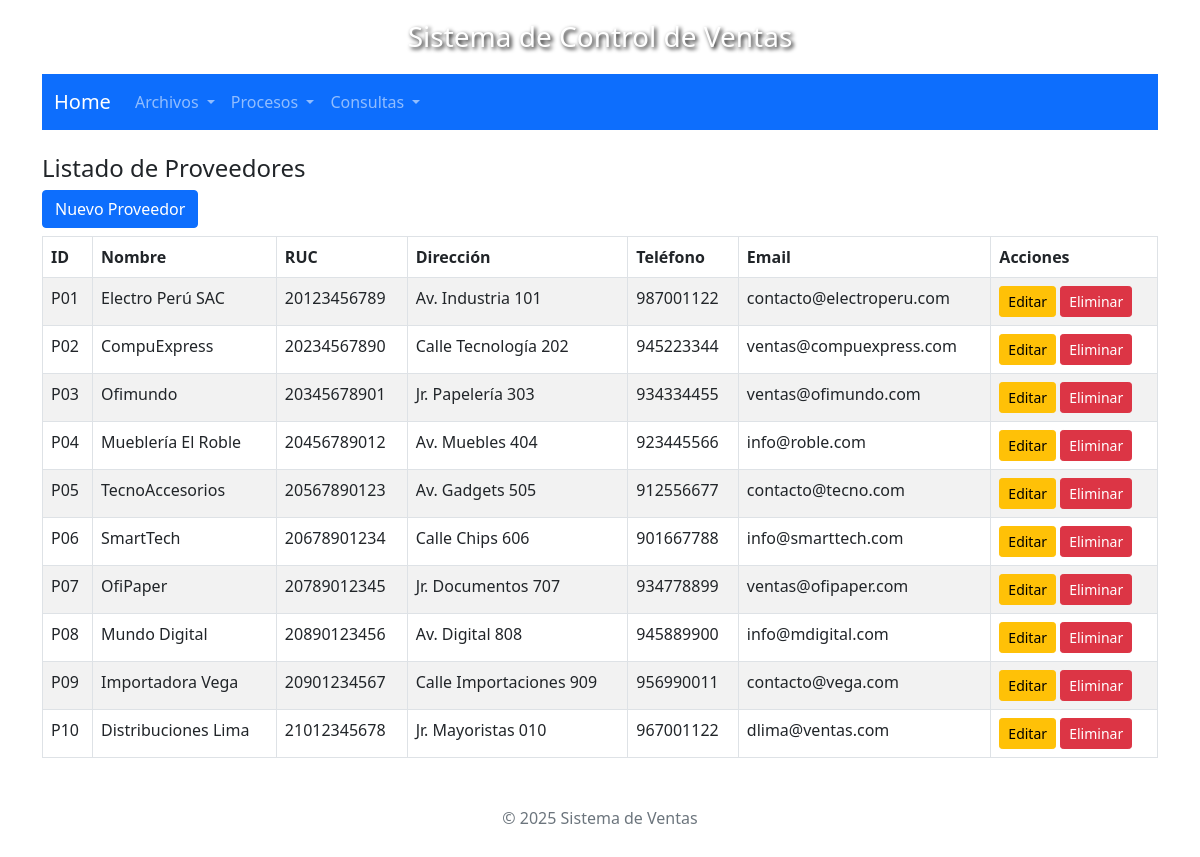
Page /sisventas/vista/proveedores/listado.php on the committed database.
### tables this page shows
CREATE TABLE `proveedores` (
  `idproveedor` varchar(3) NOT NULL,
  `nomproveedor` varchar(128) DEFAULT NULL,
  `rucproveedor` varchar(11) DEFAULT NULL,
  `dirproveedor` varchar(128) DEFAULT NULL,
  `telproveedor` varchar(9) DEFAULT NULL,
  `emailproveedor` varchar(64) DEFAULT NULL
);

### sisventas/modelo/Proveedor.php (called while the page is built, shortened)
<?php
require_once $_SERVER['DOCUMENT_ROOT'] . "/sisventas/includes/db.php";
class Proveedor {
    private $pdo;
    public function __construct() {
        $conexion = new DBConection();
        $this->pdo = $conexion->conectar();
    }
    public function listar() {
        $stmt = $this->pdo->prepare("SELECT * FROM proveedores");
        $stmt->execute();
        return $stmt->fetchAll(PDO::FETCH_ASSOC);
    }
}

### sisventas/includes/db.php (called while the page is built, shortened)
<?php
class DBConection {
    public function conectar() {
        try {
            $this->pdo = new PDO("mysql:host=" . DB_HOST . ";dbname=" . DB_NAME, DB_USER, DB_PASS);
            $this->pdo->setAttribute(PDO::ATTR_ERRMODE, PDO::ERRMODE_EXCEPTION);
            $this->pdo->exec("SET NAMES utf8");
            return $this->pdo;
        } catch (PDOException $e) {
            die("Error de conexión: " . $e->getMessage());
        }
    }
}
?>

### sisventas/controlador/ProveedorControlador.php (called while the page is built, shortened)
<?php
require_once $_SERVER['DOCUMENT_ROOT'] . "/sisventas/modelo/Proveedor.php";
class ProveedorControlador {
    private $modelo;
    public function __construct() {
        $this->modelo = new Proveedor();
    }
    public function listarProveedores() {
        return $this->modelo->listar();
    }
}

### sisventas/vista/proveedores/listado.php (the view, shortened to what this page needs)
<?php
require_once $_SERVER['DOCUMENT_ROOT'] . "/sisventas/controlador/ProveedorControlador.php";
$controlador = new ProveedorControlador();
$proveedores = $controlador->listarProveedores();
include '../layout/header.php';
include '../layout/navbar.php';
?>
<h4>Listado de Proveedores</h4>
<a href="registrar.php" class="btn btn-primary mb-2">Nuevo Proveedor</a>
<table class="table table-bordered table-striped">
    <thead>
        <tr>
            <th>ID</th><th>Nombre</th><th>RUC</th><th>Dirección</th><th>Teléfono</th><th>Email</th><th>Acciones</th>
        </tr>
    </thead>
    <tbody>
        <?php foreach ($proveedores as $prov): ?>
            <tr>
                <td><?= $prov['idproveedor'] ?></td>
                <td><?= $prov['nomproveedor'] ?></td>
                <td><?= $prov['rucproveedor'] ?></td>
                <td><?= $prov['dirproveedor'] ?></td>
                <td><?= $prov['telproveedor'] ?></td>
                <td><?= $prov['emailproveedor'] ?></td>
                <td>
                    <a href="editar.php?id=<?= $prov['idproveedor'] ?>" class="btn btn-warning btn-sm">Editar</a>
                    <a href="eliminar.php?id=<?= $prov['idproveedor'] ?>" class="btn btn-danger btn-sm" onclick="return confirm('¿Seguro de eliminar?')">Eliminar</a>
                </td>
            </tr>
        <?php endforeach; ?>
    </tbody>
</table>
<?php include '../layout/footer.php'; ?>

### sisventas/vista/layout/header.php (style rules this page uses)
body { background-size: cover; background-repeat: no-repeat; background-attachment: fixed; background-position: center; padding: 20px; }

### rows in the picture
proveedores: idproveedor "P01", nomproveedor "Electro Perú SAC", rucproveedor "20123456789", dirproveedor "Av. Industria 101", telproveedor "987001122", emailproveedor "contacto@electroperu.com"
proveedores: idproveedor "P02", nomproveedor "CompuExpress", rucproveedor "20234567890", dirproveedor "Calle Tecnología 202", telproveedor "945223344", emailproveedor "ventas@compuexpress.com"
proveedores: idproveedor "P03", nomproveedor "Ofimundo", rucproveedor "20345678901", dirproveedor "Jr. Papelería 303", telproveedor "934334455", emailproveedor "ventas@ofimundo.com"
proveedores: idproveedor "P04", nomproveedor "Mueblería El Roble", rucproveedor "20456789012", dirproveedor "Av. Muebles 404", telproveedor "923445566", emailproveedor "info@roble.com"
proveedores: idproveedor "P05", nomproveedor "TecnoAccesorios", rucproveedor "20567890123", dirproveedor "Av. Gadgets 505", telproveedor "912556677", emailproveedor "contacto@tecno.com"
proveedores: idproveedor "P06", nomproveedor "SmartTech", rucproveedor "20678901234", dirproveedor "Calle Chips 606", telproveedor "901667788", emailproveedor "info@smarttech.com"
proveedores: idproveedor "P07", nomproveedor "OfiPaper", rucproveedor "20789012345", dirproveedor "Jr. Documentos 707", telproveedor "934778899", emailproveedor "ventas@ofipaper.com"
proveedores: idproveedor "P08", nomproveedor "Mundo Digital", rucproveedor "20890123456", dirproveedor "Av. Digital 808", telproveedor "945889900", emailproveedor "info@mdigital.com"
proveedores: idproveedor "P09", nomproveedor "Importadora Vega", rucproveedor "20901234567", dirproveedor "Calle Importaciones 909", telproveedor "956990011", emailproveedor "contacto@vega.com"
proveedores: idproveedor "P10", nomproveedor "Distribuciones Lima", rucproveedor "21012345678", dirproveedor "Jr. Mayoristas 010", telproveedor "967001122", emailproveedor "dlima@ventas.com"
